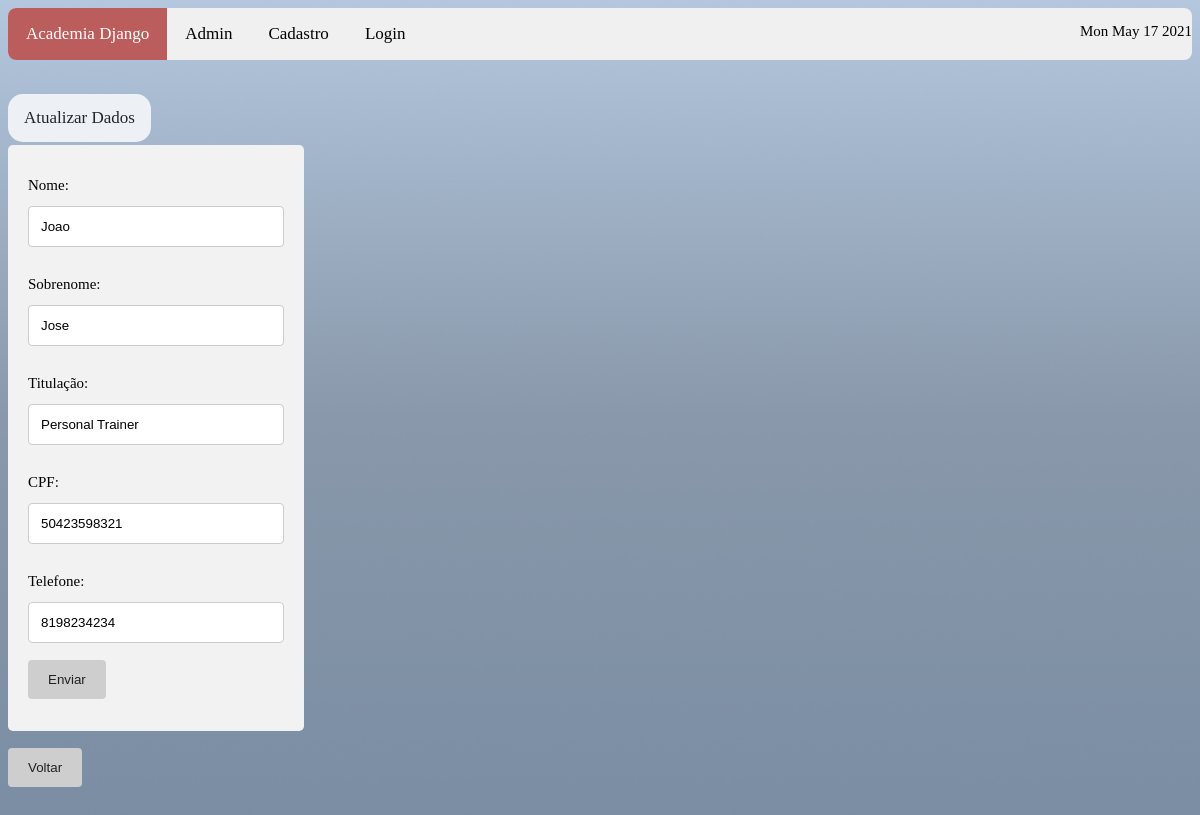
/sistema/atualizar_dados_instrutor/1, run on the app's committed database.
### sistema/models.py (models this page shows)
class Instrutor(models.Model):
    titulacao = models.CharField(
        max_length = 100,
        null = False,
        blank = False
    )
    nome = models.CharField(
        max_length = 200,
        null = False,
        blank = False
    )
    sobrenome = models.CharField(
        max_length = 200,
        null = False,
        blank = False
    )
    telefone = models.CharField(
        max_length = 14,
        null = False,
        blank = False
    )
    cpf = models.CharField(
        max_length = 14,
        null = False,
        blank = False
    )
    genero_choices = (
        ("F", "Feminino"),
        ("M", "Masculino"),
        ("O", "Outro")
    )
    genero = models.CharField(
        max_length = 1,
        choices = genero_choices,
        null = True,
        blank = True
    )
    objects = models.Manager()

### sistema/views.py (the view)
# urls.py: path('atualizar_dados_instrutor/<int:user_id>', views.atualizar_dados_instrutor, name='atualizar_dados_instrutor'),
def atualizar_dados_instrutor(request, user_id):
    if request.method == 'GET':
        instrutor = Instrutor.objects.filter(id=user_id)
        contexto = {
            'instrutor': instrutor
        }
        return render(request, 'atualizar_instrutor.html', contexto)

### sistema/templates/atualizar_instrutor.html (shortened to what this page needs)
{% load static %}
 <!DOCTYPE html>
<html>
<head>
    <link rel="stylesheet" href=" {% static 'css/style.css' %} "/>
</head>
<body>
<div class="topnav">
    <a class="active" href="http://{{request.get_host}}/sistema/inicio">Academia Django</a>
    <a href="http://{{request.get_host}}/admin" target="_blank">Admin</a>
    <a href="http://{{request.get_host}}/sistema/cadastrar_usuario">Cadastro</a>
    <a href="http://{{request.get_host}}/sistema/logar_usuario">Login</a>
<div class="c">
    <p id="demo"></p>
</div>
</div>
<br/><br/>
    <a class="asessao"> Atualizar Dados </a>
<br/><br/><br/>
{% for instrutor in instrutor %}
<div class="container2">
<form action="http://{{request.get_host}}/sistema/atualizar_instrutor" method="POST">
  <label>Nome: </label>
  <input type="text" name="nome" value="{{instrutor.nome}}"/>
  <br></br>
  <label>Sobrenome: </label>
  <input type="text" name="sobrenome" value="{{instrutor.sobrenome}}"/>
  <br></br>
  <label>Titulação: </label>
  <input type="text" name="titulacao" value="{{instrutor.titulacao}}"/>
  <br></br>
  <label>CPF: </label>
  <input type="text" name="cpf" value="{{instrutor.cpf}}"/>
  <br></br>
  <label>Telefone: </label>
  <input type="text" name="telefone" value="{{instrutor.telefone}}"/>
  <br></br>
  <input type="submit" value="Enviar">
</form>
    <br/><br/><br/>
 </div>
{% endfor %}
    <br/>
    <form action="http://{{request.get_host}}/sistema/inicio">
    <input type="submit" value="Voltar">
    </form>
<br/><br/><br/><br/>
</body>
</html>

### sistema/static/css/style.css (style rules this page uses)
body { background: #a9bbd2 url("/static/images/Commonality.png") no-repeat; background-size: cover; font-family: Helvetica Bold; font-size: 15px; }
.c { text-align: right; }
.topnav { overflow: hidden; background-color: #f0f0f0; border-radius: 8px; top: 0; }
.topnav a { float: left; color: #000; text-align: center; padding: 16px 18px; text-decoration: none; font-size: 17px; }
.topnav a.active { background-color: #bb5d5d; color: white; }
input[type=submit] { background-color: #cecece; color: black; padding: 12px 20px; border: none; border-radius: 4px; cursor: pointer; float: left; }
.container2 { border-radius: 5px; background-color: #f2f2f2; padding: 20px; width: 25%; }
.asessao { background-color: #fff; border-radius: 15px; padding: 14px 16px; text-align: center; float: left; font-size: 17px; opacity: 0.8; }
* { box-sizing: border-box; }
input[type=text], select, textarea { width: 100%; padding: 12px; border: 1px solid #ccc; border-radius: 4px; resize: vertical; }
label { padding: 12px 12px 12px 0; display: inline-block; }
input[type=submit] { background-color: #cecece; color: #202020; padding: 12px 20px; border: none; border-radius: 4px; cursor: pointer; float: left; }

### data on the page
Instrutor: nome "Joao", sobrenome "Jose", titulacao "Personal Trainer", cpf "50423598321", telefone "8198234234"
